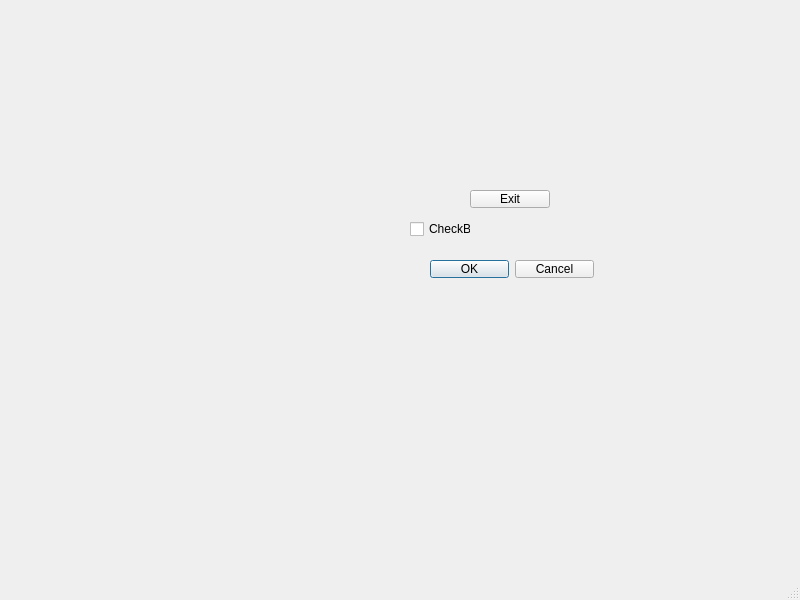
<?xml version="1.0" encoding="UTF-8"?>
<ui version="4.0">
 <class>MainWindow</class>
 <widget class="QMainWindow" name="MainWindow">
  <property name="geometry">
   <rect>
    <x>0</x>
    <y>0</y>
    <width>800</width>
    <height>600</height>
   </rect>
  </property>
  <property name="windowTitle">
   <string>MainWindow</string>
  </property>
  <widget class="QWidget" name="centralwidget">
   <widget class="QPushButton" name="pushButton">
    <property name="geometry">
     <rect>
      <x>470</x>
      <y>190</y>
      <width>80</width>
      <height>18</height>
     </rect>
    </property>
    <property name="text">
     <string>Exit</string>
    </property>
   </widget>
   <widget class="QCheckBox" name="checkBox">
    <property name="geometry">
     <rect>
      <x>410</x>
      <y>220</y>
      <width>61</width>
      <height>18</height>
     </rect>
    </property>
    <property name="text">
     <string>CheckBox</string>
    </property>
   </widget>
   <widget class="QDialogButtonBox" name="buttonBox">
    <property name="geometry">
     <rect>
      <x>430</x>
      <y>260</y>
      <width>164</width>
      <height>18</height>
     </rect>
    </property>
    <property name="standardButtons">
     <set>QDialogButtonBox::Cancel|QDialogButtonBox::Ok</set>
    </property>
   </widget>
  </widget>
  <widget class="QMenuBar" name="menubar">
   <property name="geometry">
    <rect>
     <x>0</x>
     <y>0</y>
     <width>800</width>
     <height>17</height>
    </rect>
   </property>
  </widget>
  <widget class="QStatusBar" name="statusbar"/>
 </widget>
 <resources/>
 <connections/>
</ui>
